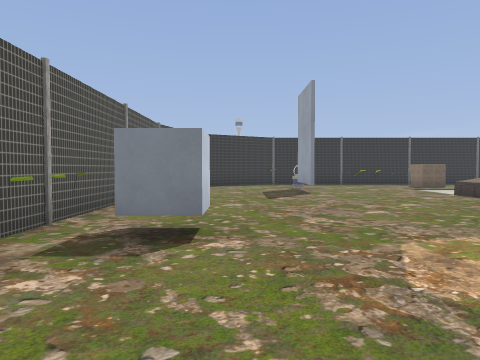
[1] (above)

12 first-person views from a walk through a Godot game level. The camera is 1.5 m above the floor, tilts 2° down and sees 70° across. The floor is counted in squares, 1.8 m on a side. Each view is taken from the middle of a square. On the plan, view 1 faces up. The plan holds only what a view shows up to about 12 squares ahead; the rest is blank. The place goes on beyond the plan. Flat picture figures and markers are not drawn. Some surface patterns are stand-ins.

[2]
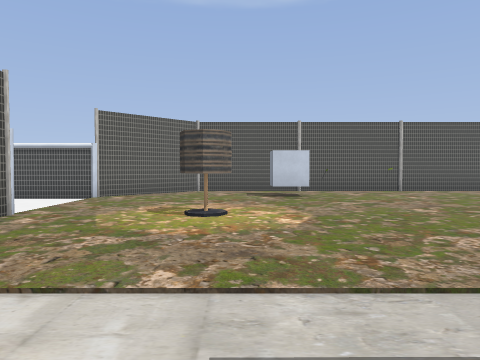

[3]
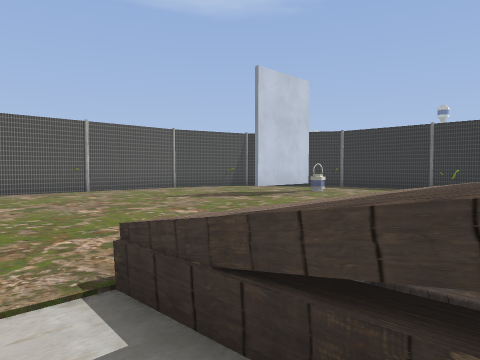

[4]
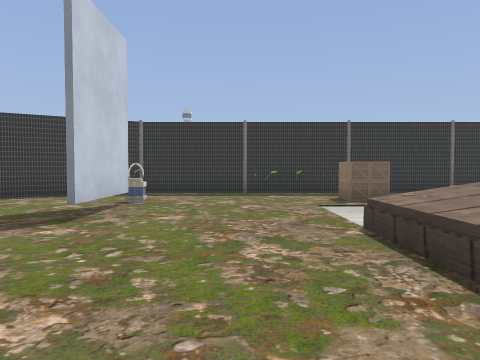

[5]
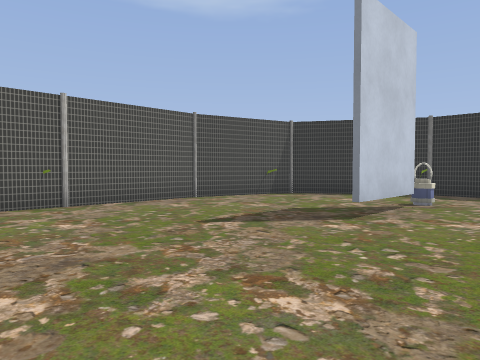

[6]
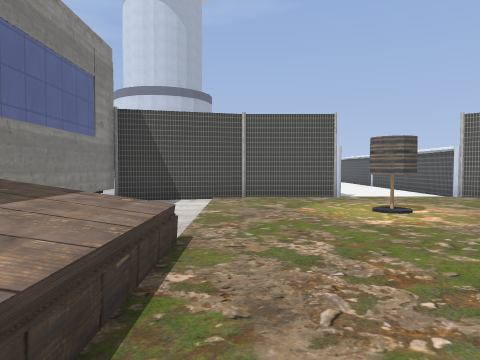

[7]
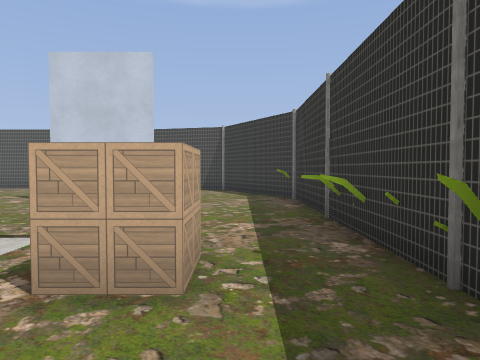

[8]
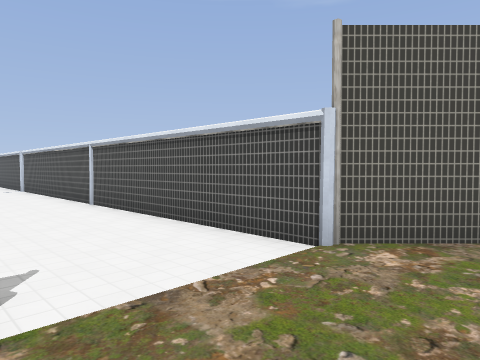

[9]
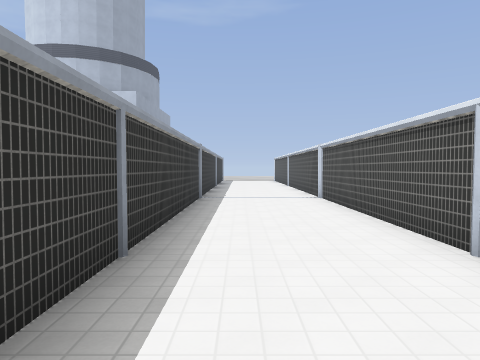

[10]
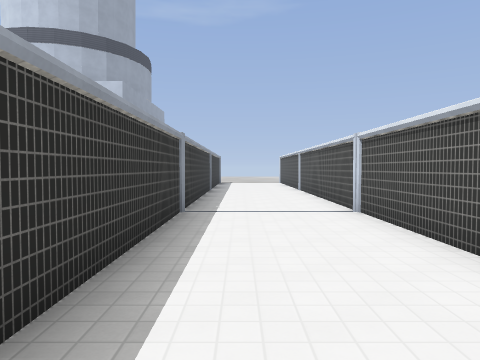

[11]
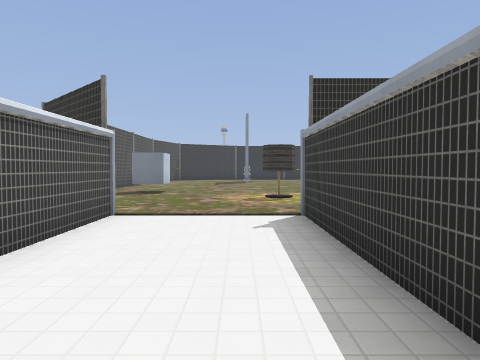

[12]
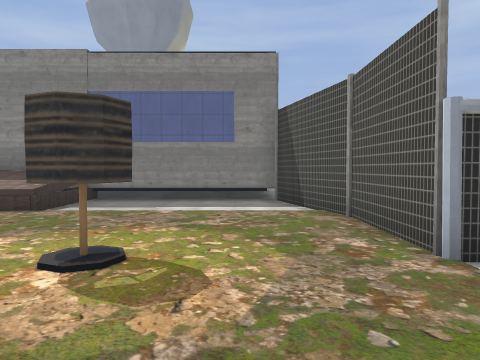

### Floor plan
Key: @ floor where view 1 was taken; # wall or solid block; . floor; ^ raised ledge; v drop or lower ground; L lamp; B box.
Columns run from 3 left of view 1 to 13 right of it. Each row starts with its distance up from view 1.
 18     #############
 17   ####...##...
 16  ##............
 15 ##.........BB.
 14 #....L.......
 13 #....#......
 12 #....#.....
 11 #...........
 10 #.........^^
  9 #.........^^
  8 #.........^^
  7 #.........^^^
  6 #.........^^^
  5 #.........^^.^
  4 #.#..........#
  3 #.....L......#
  2 #.....L......#
  1 ##...........#
  0  ##@........##
 -1   #...######
 -2   #...#
 -3   #...#
 -4   #...#
 -5   #...#
 -6   #...#
 -7   #...#
 -8   #...#
 -9   #...#
-10   #...#
-11   #...#
-12   #...#
-13   #...#
-14   ##..#
-15    #..v
-16    #  v

Where each view was taken, in squares from view 1:
view 1: 0 up, 0 right, facing up
view 2: 3 up, 9 right, facing left
view 3: 4 up, 9 right, facing up-left
view 4: 6 up, 5 right, facing up
view 5: 6 up, 5 right, facing up-left
view 6: 9 up, 6 right, facing down
view 7: 16 up, 11 right, facing left
view 8: 1 up, 3 right, facing down-left
view 9: 4 down, 2 right, facing down
view 10: 7 down, 2 right, facing down
view 11: 7 down, 2 right, facing up
view 12: 1 up, 0 right, facing right
